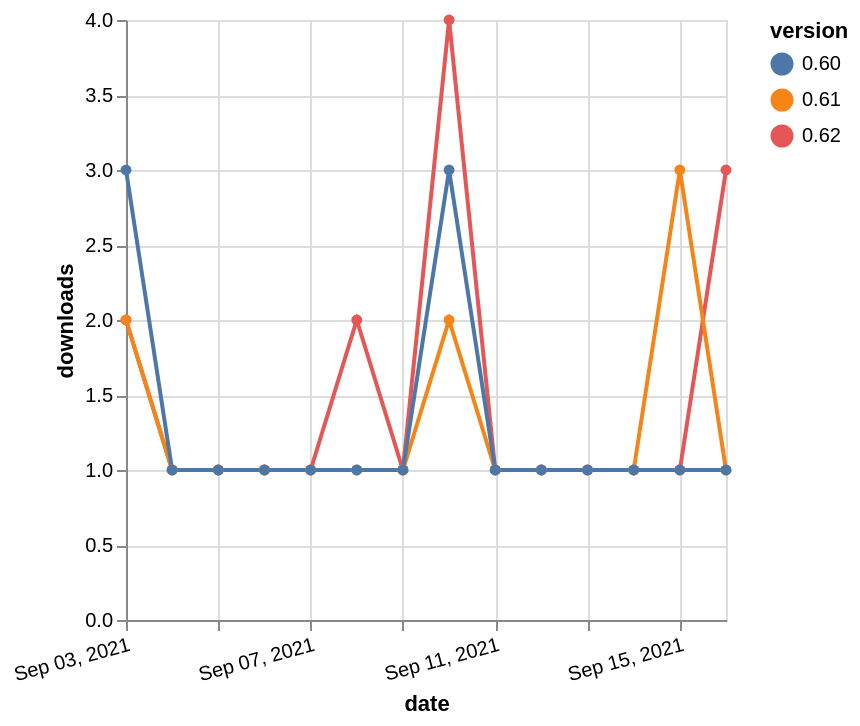

Vega-Lite specification for this chart:
### Vega-Lite specification from a JSON file in a GitHub repository (floating-point values rounded to 4 significant figures)
{"$schema": "https://vega.github.io/schema/vega-lite/v5.json", "description": "A simple bar chart with embedded data.", "data": {"values": [{"date": "2021-09-03", "total": 55, "delta": 2, "version": "0.62"}, {"date": "2021-09-04", "total": 56, "delta": 1, "version": "0.62"}, {"date": "2021-09-05", "total": 57, "delta": 1, "version": "0.62"}, {"date": "2021-09-06", "total": 58, "delta": 1, "version": "0.62"}, {"date": "2021-09-07", "total": 59, "delta": 1, "version": "0.62"}, {"date": "2021-09-08", "total": 61, "delta": 2, "version": "0.62"}, {"date": "2021-09-09", "total": 62, "delta": 1, "version": "0.62"}, {"date": "2021-09-10", "total": 66, "delta": 4, "version": "0.62"}, {"date": "2021-09-11", "total": 67, "delta": 1, "version": "0.62"}, {"date": "2021-09-12", "total": 68, "delta": 1, "version": "0.62"}, {"date": "2021-09-13", "total": 69, "delta": 1, "version": "0.62"}, {"date": "2021-09-14", "total": 70, "delta": 1, "version": "0.62"}, {"date": "2021-09-15", "total": 71, "delta": 1, "version": "0.62"}, {"date": "2021-09-16", "total": 74, "delta": 3, "version": "0.62"}, {"date": "2021-09-03", "total": 69, "delta": 2, "version": "0.61"}, {"date": "2021-09-04", "total": 70, "delta": 1, "version": "0.61"}, {"date": "2021-09-05", "total": 71, "delta": 1, "version": "0.61"}, {"date": "2021-09-06", "total": 72, "delta": 1, "version": "0.61"}, {"date": "2021-09-07", "total": 73, "delta": 1, "version": "0.61"}, {"date": "2021-09-08", "total": 74, "delta": 1, "version": "0.61"}, {"date": "2021-09-09", "total": 75, "delta": 1, "version": "0.61"}, {"date": "2021-09-10", "total": 77, "delta": 2, "version": "0.61"}, {"date": "2021-09-11", "total": 78, "delta": 1, "version": "0.61"}, {"date": "2021-09-12", "total": 79, "delta": 1, "version": "0.61"}, {"date": "2021-09-13", "total": 80, "delta": 1, "version": "0.61"}, {"date": "2021-09-14", "total": 81, "delta": 1, "version": "0.61"}, {"date": "2021-09-15", "total": 84, "delta": 3, "version": "0.61"}, {"date": "2021-09-16", "total": 85, "delta": 1, "version": "0.61"}, {"date": "2021-09-03", "total": 115, "delta": 3, "version": "0.60"}, {"date": "2021-09-04", "total": 116, "delta": 1, "version": "0.60"}, {"date": "2021-09-05", "total": 117, "delta": 1, "version": "0.60"}, {"date": "2021-09-06", "total": 118, "delta": 1, "version": "0.60"}, {"date": "2021-09-07", "total": 119, "delta": 1, "version": "0.60"}, {"date": "2021-09-08", "total": 120, "delta": 1, "version": "0.60"}, {"date": "2021-09-09", "total": 121, "delta": 1, "version": "0.60"}, {"date": "2021-09-10", "total": 124, "delta": 3, "version": "0.60"}, {"date": "2021-09-11", "total": 125, "delta": 1, "version": "0.60"}, {"date": "2021-09-12", "total": 126, "delta": 1, "version": "0.60"}, {"date": "2021-09-13", "total": 127, "delta": 1, "version": "0.60"}, {"date": "2021-09-14", "total": 128, "delta": 1, "version": "0.60"}, {"date": "2021-09-15", "total": 129, "delta": 1, "version": "0.60"}, {"date": "2021-09-16", "total": 130, "delta": 1, "version": "0.60"}]}, "width": "container", "mark": {"type": "line", "point": {"filled": true}}, "encoding": {"x": {"field": "date", "type": "temporal", "timeUnit": "yearmonthdate", "title": "date", "axis": {"labelAngle": -15}}, "y": {"field": "delta", "type": "quantitative", "title": "downloads"}, "color": {"field": "version", "type": "nominal"}, "tooltip": {"field": "delta"}}}
